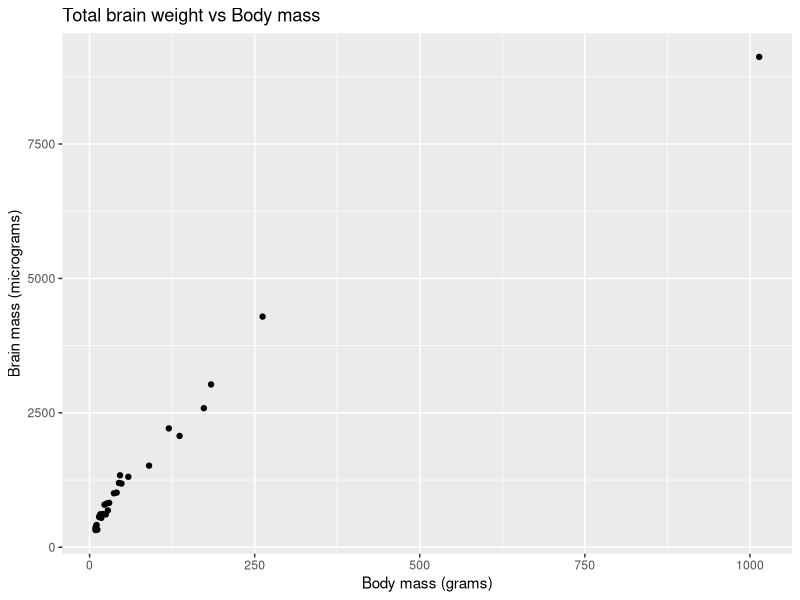
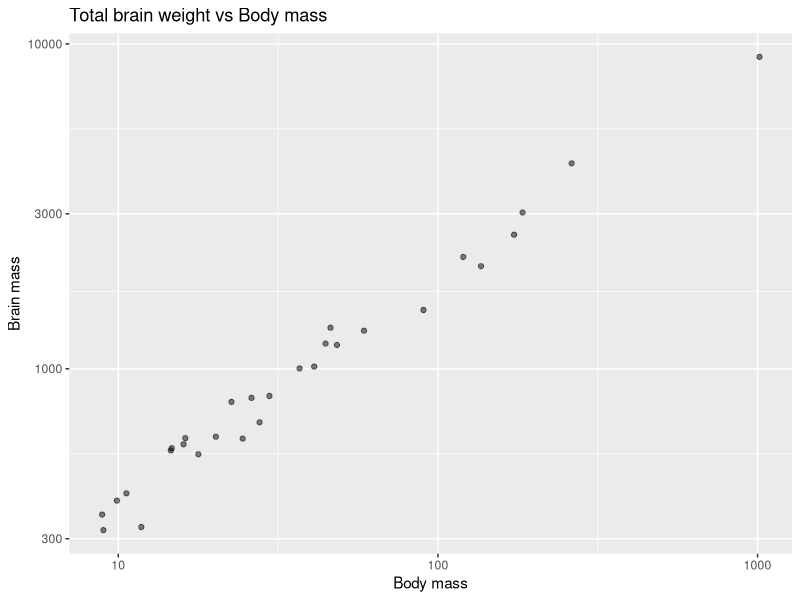
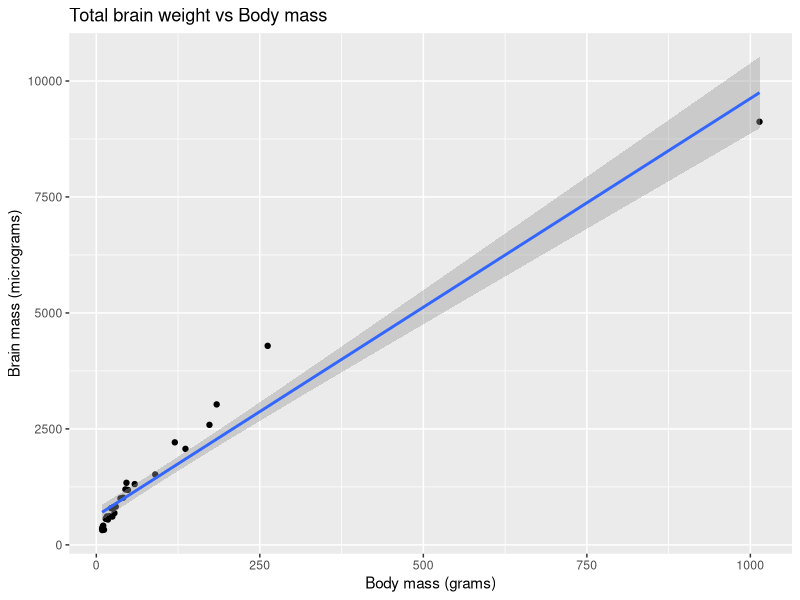
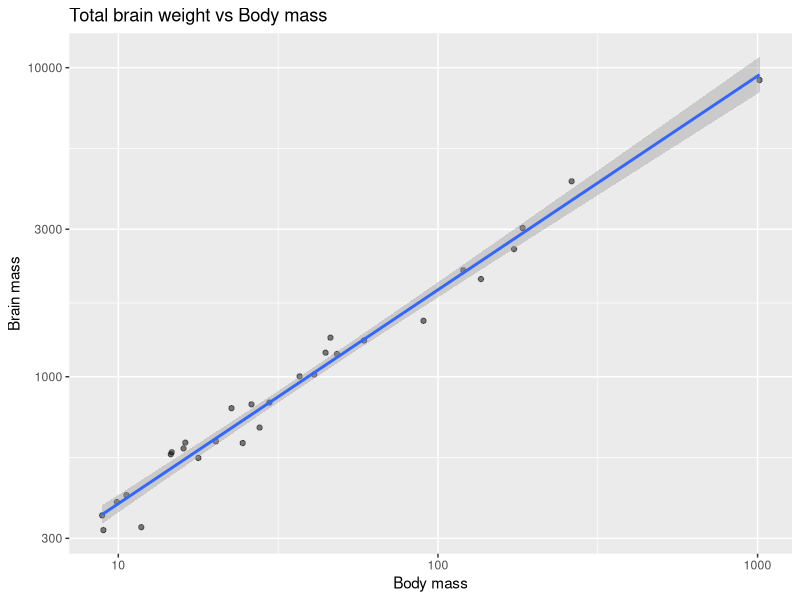
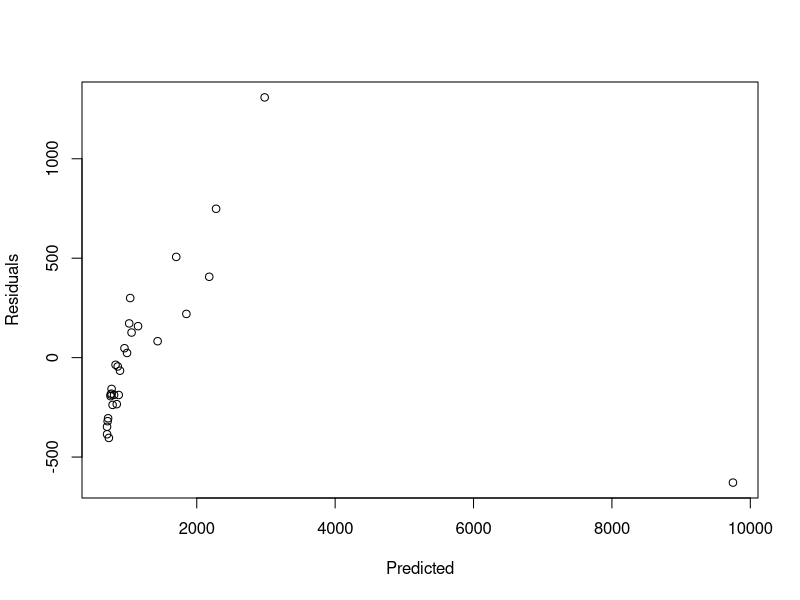
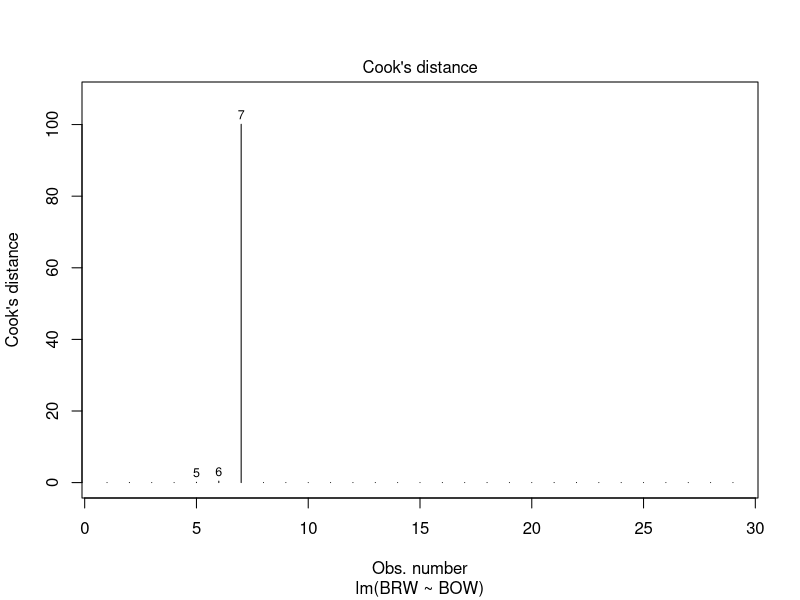
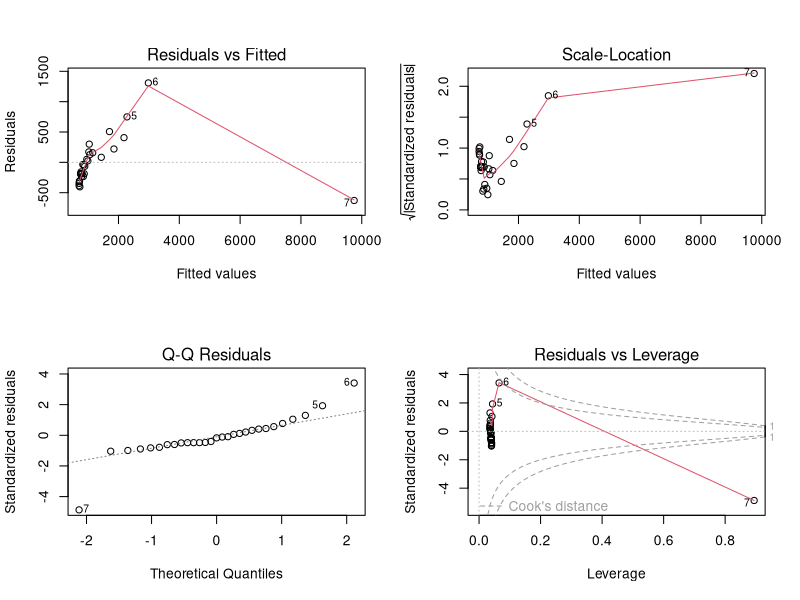
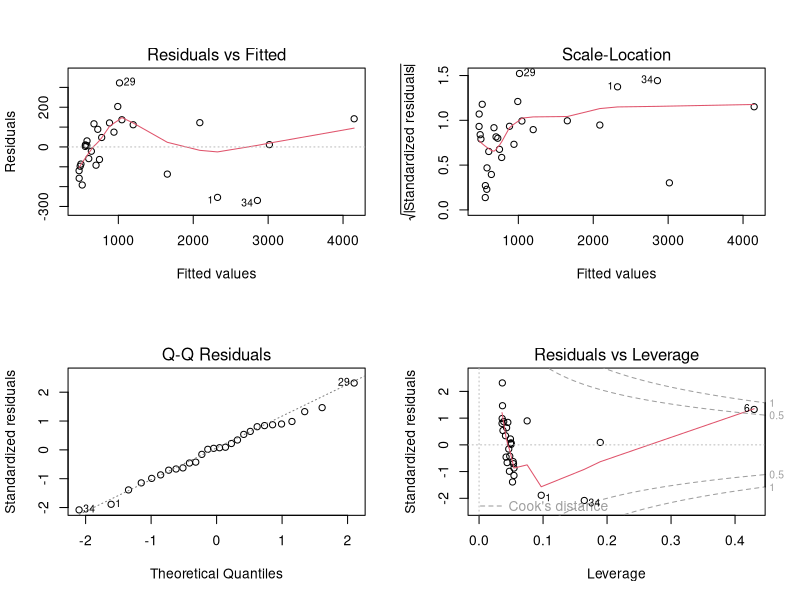

The R source for these figures, in order:
## ---- chunk 1
knitr::opts_chunk$set(echo = TRUE)
## ---- chunk 2
library(ggplot2)
## ---- chunk 3
myData <- read.table(file="bats.csv", sep=";", skip=3, header=T)
names(myData)
dim(myData)
## ---- chunk 4
phyto=myData[(myData$Diet==1),]
## ---- chunk 5
ggplot(phyto, aes(x=BOW, y=BRW)) +
  geom_point() + ggtitle("Total brain weight vs Body mass") + 
  labs(x="Body mass (grams)", y="Brain mass (micrograms)")
## ---- chunk 6
ggplot(phyto, aes(x=BOW, y=BRW)) +
  geom_point(alpha=0.5)+ ggtitle("Total brain weight vs Body mass") +
  scale_y_continuous(trans='log10') + scale_x_continuous(trans='log10') +
  labs(x="Body mass", y="Brain mass")
## ---- chunk 7
ggplot(phyto, aes(x=BOW, y=BRW)) +
  geom_point() + 
  geom_smooth(method = "lm") + 
  ggtitle("Total brain weight vs Body mass") + 
  labs(x="Body mass (grams)", y="Brain mass (micrograms)")
## ---- chunk 8
ggplot(phyto, aes(x=BOW, y=BRW)) +
  geom_point(alpha=0.5) +
  geom_smooth(method = "lm") + 
  ggtitle("Total brain weight vs Body mass") +
  scale_y_continuous(trans='log10') + scale_x_continuous(trans='log10') +
  labs(x="Body mass", y="Brain mass")
## ---- chunk 9
reg1 = lm(BRW ~ BOW, data=phyto)
## ---- chunk 10
summary(reg1)
## ---- chunk 11
anova(reg1)
## ---- chunk 12
plot(reg1$fitted.values, reg1$residuals, xlab="Predicted", ylab="Residuals")
## ---- chunk 13
plot(reg1,4)
which(phyto$BRW>8000)
phytobis=phyto[which(phyto$BRW<8000),]
reg2 = lm(BRW ~ BOW, data=phytobis)
summary(reg2)
## ---- chunk 14
par(mfcol=c(2,2))
plot(reg1)
## ---- chunk 15
par(mfcol=c(2,2))
plot(reg2)
